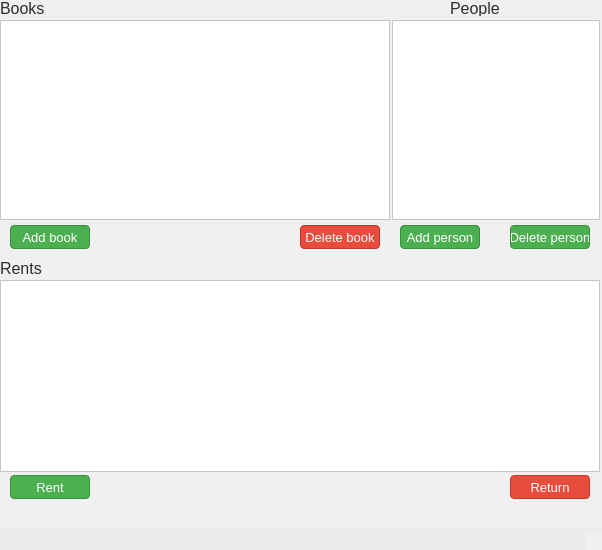
<?xml version="1.0" encoding="UTF-8"?>
<ui version="4.0">
 <class>MainWindow</class>
 <widget class="QMainWindow" name="MainWindow">
  <property name="geometry">
   <rect>
    <x>0</x>
    <y>0</y>
    <width>602</width>
    <height>550</height>
   </rect>
  </property>
  <property name="windowTitle">
   <string>MainWindow</string>
  </property>
  <property name="styleSheet">
   <string notr="true">/* Ustawienia ogólne */
QWidget {
    background-color: #f0f0f0; /* Tło okna */
    color: #2d2d2d; /* Kolor tekstu */
    font-family: &quot;Arial&quot;, sans-serif; /* Rodzaj czcionki */
    font-size: 12pt; /* Rozmiar czcionki */
}

/* Przycisk */
QPushButton {
    background-color: #4CAF50; /* Zielony przycisk */
    color: white; /* Biały tekst */
    border: 1px solid #388E3C; /* Obramowanie */
    border-radius: 4px;
    font-family: &quot;Arial&quot;, sans-serif; /* Rodzaj czcionki */
    font-size: 10pt; /* Rozmiar czcionki */
}

QPushButton:hover {
    background-color: #45a049; /* Jaśniejszy zielony przy najechaniu */
}

QPushButton:pressed {
    background-color: #2e7d32; /* Ciemniejszy zielony przy kliknięciu */
}

/* Przycisk Delete (czerwony) */
QPushButton#pushButton_delBook, QPushButton#pushButton_delPerson {
    background-color: #e74c3c; /* Czerwony przycisk */
    color: white; /* Biały tekst */
    border: 1px solid #c0392b; /* Ciemniejsze czerwone obramowanie */
    border-radius: 4px;
    font-family: &quot;Arial&quot;, sans-serif; /* Rodzaj czcionki */
    font-size: 10pt; /* Rozmiar czcionki */
}

QPushButton#pushButton_delBook:hover, QPushButton#pushButton_delPerson:hover {
    background-color: #c0392b; /* Ciemniejszy czerwony przy najechaniu */
}

QPushButton#pushButton_delBook:pressed, QPushButton#pushButton_delPerson:pressed {
    background-color: #e74c3c; /* Jaśniejszy czerwony przy kliknięciu */
}

/* Przycisk Return (czerwony) */
QPushButton#pushButton_return {
    background-color: #e74c3c; /* Czerwony przycisk */
    color: white; /* Biały tekst */
    border: 1px solid #c0392b; /* Ciemniejsze czerwone obramowanie */
    border-radius: 4px;
    font-family: &quot;Arial&quot;, sans-serif; /* Rodzaj czcionki */
    font-size: 10pt; /* Rozmiar czcionki */
}

QPushButton#pushButton_return:hover {
    background-color: #c0392b; /* Ciemniejszy czerwony przy najechaniu */
}

QPushButton#pushButton_return:pressed {
    background-color: #e74c3c; /* Jaśniejszy czerwony przy kliknięciu */
}

/* Tabela */
QTableView {
    background-color: #ffffff; /* Białe tło tabeli */
    alternate-background-color: #f9f9f9; /* Naprzemienny kolor wierszy */
    gridline-color: #dcdcdc; /* Kolor siatki */
    color: #2d2d2d; /* Kolor tekstu */
    font-family: &quot;Arial&quot;, sans-serif; /* Rodzaj czcionki */
    font-size: 11pt; /* Rozmiar czcionki */
}

QHeaderView::section {
    background-color: #d3d3d3; /* Tło nagłówków tabeli */
    color: #2d2d2d; /* Tekst nagłówków */
    border: 1px solid #b0b0b0; /* Obramowanie nagłówków */
    font-family: &quot;Arial&quot;, sans-serif; /* Rodzaj czcionki */
    font-size: 12pt; /* Rozmiar czcionki */
}

/* Pole tekstowe */
QLineEdit {
    background-color: #ffffff; /* Białe tło pola tekstowego */
    color: #2d2d2d; /* Tekst pola */
    border: 1px solid #b0b0b0; /* Obramowanie */
    border-radius: 4px;
    font-family: &quot;Arial&quot;, sans-serif; /* Rodzaj czcionki */
    font-size: 11pt; /* Rozmiar czcionki */
}

/* Lista */
QListView, QTreeView {
    background-color: #ffffff; /* Białe tło listy/drzewa */
    color: #2d2d2d; /* Kolor tekstu */
    alternate-background-color: #f9f9f9; /* Naprzemienny kolor wierszy */
    font-family: &quot;Arial&quot;, sans-serif; /* Rodzaj czcionki */
    font-size: 11pt; /* Rozmiar czcionki */
}

QListView::item:hover, QTreeView::item:hover {
    background-color: #e0e0e0; /* Szare tło przy najechaniu */
}

/* Menu */
QMenuBar {
    background-color: #eaeaea; /* Tło menu */
    color: #2d2d2d; /* Kolor tekstu */
    font-family: &quot;Arial&quot;, sans-serif; /* Rodzaj czcionki */
    font-size: 12pt; /* Rozmiar czcionki */
}

QMenu {
    background-color: #ffffff; /* Tło rozwijanego menu */
    color: #2d2d2d; /* Tekst menu */
    font-family: &quot;Arial&quot;, sans-serif; /* Rodzaj czcionki */
    font-size: 11pt; /* Rozmiar czcionki */
}

QMenu::item:selected {
    background-color: #dcdcdc; /* Szary kolor zaznaczenia */
}

/* Pasek stanu */
QStatusBar {
    background-color: #eaeaea; /* Tło paska stanu */
    color: #2d2d2d; /* Tekst paska stanu */
    font-family: &quot;Arial&quot;, sans-serif; /* Rodzaj czcionki */
    font-size: 10pt; /* Rozmiar czcionki */
}
</string>
  </property>
  <widget class="QWidget" name="centralwidget">
   <widget class="QTableView" name="tableView_books">
    <property name="geometry">
     <rect>
      <x>0</x>
      <y>20</y>
      <width>390</width>
      <height>200</height>
     </rect>
    </property>
   </widget>
   <widget class="QTableView" name="tableView_rents">
    <property name="geometry">
     <rect>
      <x>0</x>
      <y>280</y>
      <width>600</width>
      <height>192</height>
     </rect>
    </property>
   </widget>
   <widget class="QTableView" name="tableView_people">
    <property name="geometry">
     <rect>
      <x>392</x>
      <y>20</y>
      <width>208</width>
      <height>200</height>
     </rect>
    </property>
   </widget>
   <widget class="QLabel" name="label_books">
    <property name="geometry">
     <rect>
      <x>0</x>
      <y>0</y>
      <width>49</width>
      <height>16</height>
     </rect>
    </property>
    <property name="text">
     <string>Books</string>
    </property>
   </widget>
   <widget class="QLabel" name="label_rents">
    <property name="geometry">
     <rect>
      <x>0</x>
      <y>260</y>
      <width>49</width>
      <height>16</height>
     </rect>
    </property>
    <property name="text">
     <string>Rents</string>
    </property>
   </widget>
   <widget class="QLabel" name="label_people">
    <property name="geometry">
     <rect>
      <x>450</x>
      <y>0</y>
      <width>49</width>
      <height>16</height>
     </rect>
    </property>
    <property name="text">
     <string>People</string>
    </property>
   </widget>
   <widget class="QPushButton" name="pushButton_addBook">
    <property name="geometry">
     <rect>
      <x>10</x>
      <y>225</y>
      <width>80</width>
      <height>24</height>
     </rect>
    </property>
    <property name="text">
     <string>Add book</string>
    </property>
   </widget>
   <widget class="QPushButton" name="pushButton_delBook">
    <property name="geometry">
     <rect>
      <x>300</x>
      <y>225</y>
      <width>80</width>
      <height>24</height>
     </rect>
    </property>
    <property name="text">
     <string>Delete book</string>
    </property>
   </widget>
   <widget class="QPushButton" name="pushButton_rent">
    <property name="geometry">
     <rect>
      <x>10</x>
      <y>475</y>
      <width>80</width>
      <height>24</height>
     </rect>
    </property>
    <property name="text">
     <string>Rent</string>
    </property>
   </widget>
   <widget class="QPushButton" name="pushButton_return">
    <property name="geometry">
     <rect>
      <x>510</x>
      <y>475</y>
      <width>80</width>
      <height>24</height>
     </rect>
    </property>
    <property name="text">
     <string>Return</string>
    </property>
   </widget>
   <widget class="QPushButton" name="pushButton_addPerson">
    <property name="geometry">
     <rect>
      <x>400</x>
      <y>225</y>
      <width>80</width>
      <height>24</height>
     </rect>
    </property>
    <property name="text">
     <string>Add person</string>
    </property>
   </widget>
   <widget class="QPushButton" name="pushButton_delPerso">
    <property name="geometry">
     <rect>
      <x>510</x>
      <y>225</y>
      <width>80</width>
      <height>24</height>
     </rect>
    </property>
    <property name="text">
     <string>Delete person</string>
    </property>
   </widget>
  </widget>
  <widget class="QMenuBar" name="menubar">
   <property name="geometry">
    <rect>
     <x>0</x>
     <y>0</y>
     <width>602</width>
     <height>22</height>
    </rect>
   </property>
  </widget>
  <widget class="QStatusBar" name="statusbar"/>
 </widget>
 <resources/>
 <connections/>
</ui>
